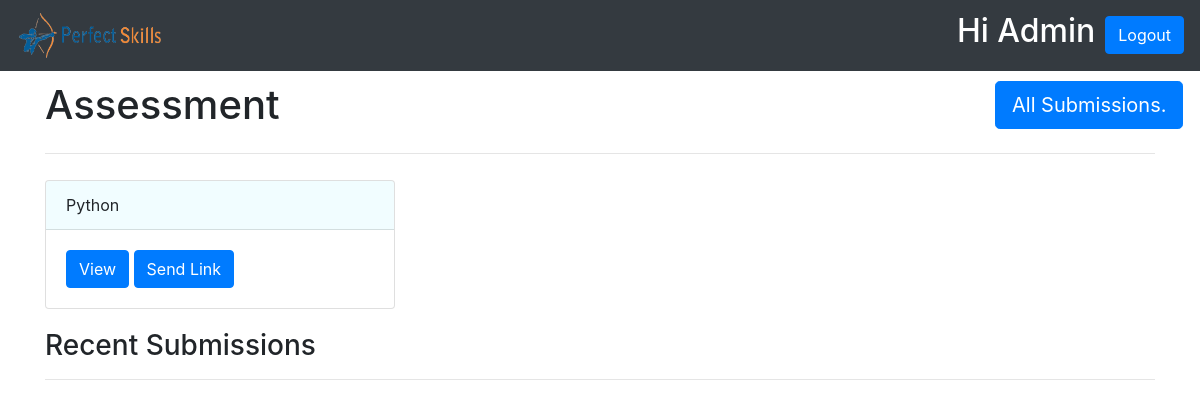
Page /administration/dashboard/ (signed in) on the earlier database version.
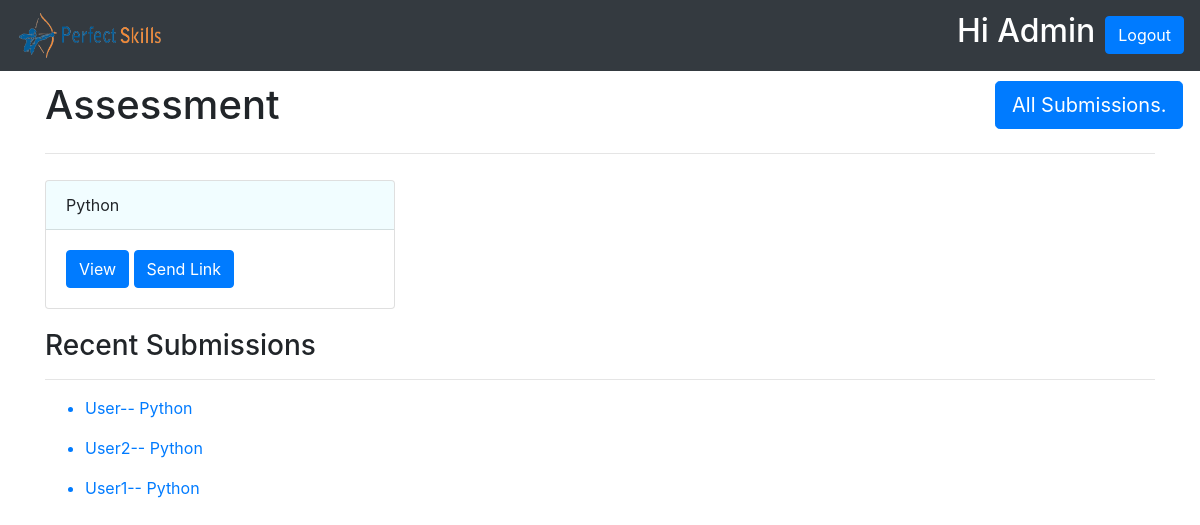
Same page on the later database version.
### administration/models.py (models this page shows, shortened)
class allAssessment(models.Model):
    assessmentName = models.CharField(max_length=255,null=True)

### assessments/models.py (models this page shows, shortened)
class videoAns(models.Model):
    user_name = models.CharField(max_length=255,null=True)
    assessment_name = models.CharField(max_length=300,null=True)
    question = models.CharField(max_length=300,null=True)
    videoAns = models.FileField(upload_to='media',blank=True)
    created_at = models.DateTimeField(auto_now=True, blank=True)

### administration/views.py (the view)
# urls.py: path('dashboard/',dashboard,name='dashboard'),
@staff_member_required
@login_required(login_url='login')
def dashboard(request):
	assessment =allAssessment.objects
	video = videoAns.objects.all()[:5]
	return render(request, 'dashboard.html',{'assessment':assessment, 'video':video})

### templates/dashboard.html
{% extends 'base.html' %}
{% load static %}
{% block content %}
<div class="container" style="margin-top:10px;">
    <div class="row">
        <div class="col-md-5">
            <h1>Assessment</h1>
        </div>
        <div class="col-md-5">
        </div>
        <div class="col-md-2">
            <a class="btn btn-primary btn-lg" href="{% url 'allAnswer' %}" role="button">All Submissions. </a>
        </div>
    </div><hr>
</div>
<div class="container">
    <div class="row">
        {% for assessment in assessment.all %}
        <div class="col-md-4" style="margin-top:10px ;" >
            <div class="card">
                <div class="card-header" style="background-color: rgba(0, 217, 255, 0.055);">
                    {{ assessment.assessmentName }}
                </div>
                <div class="card-body">
                    <a href="#" class="btn btn-primary">View</a>
                    <a href="#" class="btn btn-primary">Send Link</a>
                </div>
            </div>
        </div>
        {% endfor %}
    </div>
</div>
<div class="container" style="margin-top:20px;" >
    <h3>Recent Submissions</h3><hr>
    {% for video in video.all reversed %}
    <ul>
        <a href="http://127.0.0.1:8000/media//{{ video.videoAns }}"><li>{{ video.user_name }}--{{ video.assessment_name }}</li></a>
    </ul>
    {% endfor %}
</div>
{% endblock %}

### templates/base.html (shortened to what this page needs)
<!doctype html>
<html lang="en">
<head>
  <link rel="stylesheet" href="https://cdn.jsdelivr.net/npm/bootstrap@4.0.0/dist/css/bootstrap.min.css"
>
  {% load static %}
  <link rel="stylesheet" href="{% static 'main.css' %}" />
</head>
{% if user.is_authenticated %}
{% if request.user.is_staff %}
<nav class="navbar navbar-dark bg-dark">
  <a class="navbar-brand" href="{% url 'home' %}">
    <img src="{% static 'image/ps.png' %}" width="150" height="45" alt="">
  </a>
  <div class="form-inline">
    <h2 style=" color:rgb(255, 255, 255); margin-right: 10px;">Hi Admin </h2>
  <a class="btn btn-primary" style="text-align:center;" href="{% url 'logout' %}"
  role="button">Logout</a>
  </div>
</nav>
{% endif %}
{% endif %}
<body>
  {% block content %}
  {% endblock %}
</body>
</html>

Differences in the rows shown:
added videoAns: user_name "User", assessment_name "Python"
added videoAns: user_name "User2", assessment_name "Python"
added videoAns: user_name "User1", assessment_name "Python"
